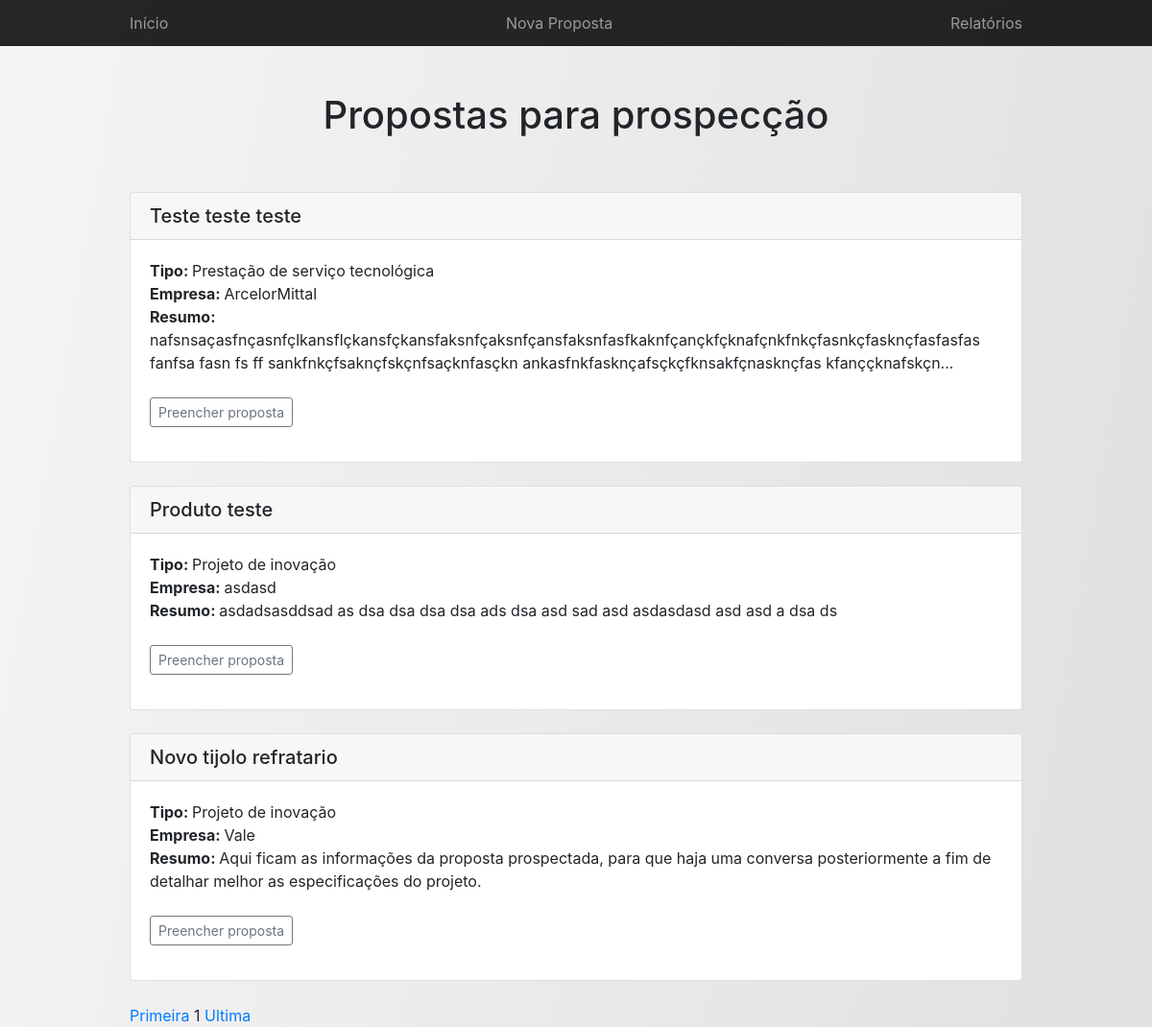
Page /spp_ifes/listar.php on the earlier database version.
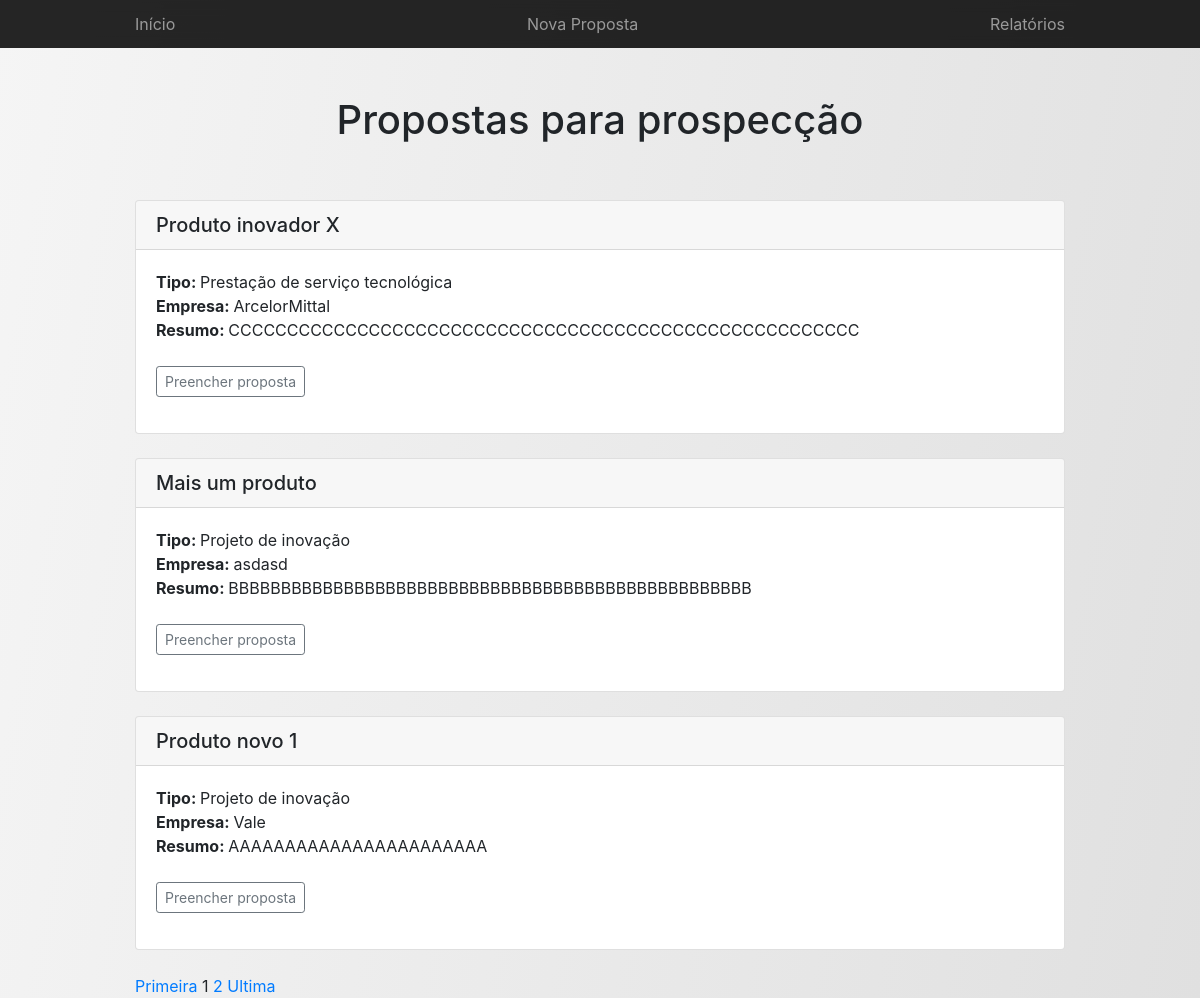
Same page on the later database version.
### tables this page shows
CREATE TABLE IF NOT EXISTS `proposta` (
  `id_proposta` int(11) NOT NULL AUTO_INCREMENT,
  `tipo_proposta` varchar(150) NOT NULL,
  `resumo_proposta` varchar(8000) NOT NULL,
  `fk_id_empresa` int(11) NOT NULL,
  `fk_id_pessoa` int(11) NOT NULL,
  `fk_id_produto` int(11) NOT NULL,
  `fk_id_projeto` int(11) NOT NULL,
  PRIMARY KEY (`id_proposta`),
  KEY `fk_id_empresa` (`fk_id_empresa`),
  KEY `fk_id_pessoa` (`fk_id_pessoa`),
  KEY `fk_id_produto` (`fk_id_produto`),
  KEY `fk_id_projeto` (`fk_id_projeto`)
);

CREATE TABLE IF NOT EXISTS `produto` (
  `id_produto` int(11) NOT NULL AUTO_INCREMENT,
  `nome_produto` varchar(450) NOT NULL,
  `justificativa` varchar(450) NOT NULL,
  PRIMARY KEY (`id_produto`)
);

CREATE TABLE IF NOT EXISTS `empresa` (
  `id_empresa` int(11) NOT NULL AUTO_INCREMENT,
  `nome_empresa` varchar(150) NOT NULL,
  `cnpj` varchar(150) NOT NULL,
  `tipo_empresa` varchar(150) NOT NULL,
  PRIMARY KEY (`id_empresa`)
);

### spp_ifes/funcoes.php (called while the page is built, shortened)
<?php
function connect()
{
    $servidor = "localhost";
    $usuario = "root";
    $senha = "";
    $dbname = "spp_ifes";
    $conn = mysqli_connect($servidor, $usuario, $senha, $dbname);
    return $conn;
}
function limita_caracteres($texto, $limite, $quebra = true){
   $tamanho = strlen($texto);
   if($tamanho <= $limite){
      $novo_texto = $texto;
   }else{
      if($quebra == true){
         $novo_texto = trim(substr($texto, 0, $limite))."...";
      }else{
         $ultimo_espaco = strrpos(substr($texto, 0, $limite), " ");
         $novo_texto = trim(substr($texto, 0, $ultimo_espaco))."...";
      }
   }
   return $novo_texto;
}
function getPropostas($inicio, $qnt_result_pg, $order){
    if($order == 0)
    {
        $result_proposta = "SELECT P.id_proposta, Prod.nome_produto, P.tipo_proposta, P.resumo_proposta, E.nome_empresa
        FROM proposta P
        INNER JOIN empresa E
        ON E.id_empresa = P.fk_id_empresa
        INNER JOIN produto Prod
        ON Prod.id_produto = P.fk_id_produto
        ORDER BY id_proposta
        LIMIT $inicio, $qnt_result_pg";
        $resultado_proposta = mysqli_query(connect(), $result_proposta);
    }
    else
    {
        $result_proposta = "SELECT P.id_proposta, Prod.nome_produto, P.tipo_proposta, P.resumo_proposta, E.nome_empresa
        FROM proposta P
        INNER JOIN empresa E
        ON E.id_empresa = P.fk_id_empresa
        INNER JOIN produto Prod
        ON Prod.id_produto = P.fk_id_produto
        ORDER BY id_proposta DESC
        LIMIT $inicio, $qnt_result_pg";
        $resultado_proposta = mysqli_query(connect(), $result_proposta);
    }
    return $resultado_proposta;
}
?>

### spp_ifes/exibir_listar.php (the view, shortened to what this page needs)
<?php
include_once("funcoes.php");
		$pagina_atual = filter_input(INPUT_GET,'pagina', FILTER_SANITIZE_NUMBER_INT);
		$pagina = (!empty($pagina_atual)) ? $pagina_atual : 1;
		$qnt_result_pg = 3;
		$inicio = ($qnt_result_pg * $pagina) - $qnt_result_pg;
		$order = 1;
		$result = getPropostas($inicio, $qnt_result_pg, $order);
		while($row = mysqli_fetch_assoc($result)){
			?>
			<div class="card mb-4">
			<h5 class="card-header"><?php echo "<b></b>" . utf8_encode($row['nome_produto']); ?></h5>
			<div class="card-body">
				<?php
					echo "<b>Tipo: </b>" . utf8_encode($row['tipo_proposta']) . "<br>";
					echo "<b>Empresa: </b>" . utf8_encode($row['nome_empresa']) . "<br>";
					echo "<b>Resumo: </b>" . utf8_encode(limita_caracteres($row['resumo_proposta'], 250)) . "<br><br>";
					echo "<p><a class='btn btn-sm btn-outline-secondary' href='edit_formulario.php?id=" . $row['id_proposta'] . "' role='button'>Preencher proposta</a></p>";
				?>
			</div>
			</div>
			<?php
		}
		$result_pg = "SELECT COUNT(id_proposta) AS num_result FROM proposta";
		$resultado_pg = mysqli_query(connect(), $result_pg);
		$row_pg = mysqli_fetch_assoc($resultado_pg);
		$quantidade_pg = ceil($row_pg['num_result'] / $qnt_result_pg);
		$max_links = 2;
		echo "<a href='listar.php?pagina=1'>Primeira</a> ";
		echo "$pagina ";
		for($pag_dep = $pagina + 1; $pag_dep <= $pagina + $max_links; $pag_dep++){
			if($pag_dep <= $quantidade_pg){
				echo "<a href='listar.php?pagina=$pag_dep'>$pag_dep</a> ";
			}
		}
		echo "<a href='listar.php?pagina=$quantidade_pg'>Ultima</a>";
		?>

### spp_ifes/listar.php (shortened to what this page needs)
<?php
include_once("funcoes.php");
?>
<!DOCTYPE html>
<html lang="pt-br">
	<head>
		<link rel="stylesheet" href="css/bootstrap.css" rel="stylesheet">
		<link href="css/product.css" rel="stylesheet">
	</head>
	<body id="grad1">
		<nav class="site-header sticky-top py-1">
			<div class="container d-flex flex-column flex-md-row justify-content-between">
				<a class="py-2 d-none d-md-inline-block" href="index.html">Início</a>
				<a class="py-2 d-none d-md-inline-block"href="cadastrar.php">Nova Proposta</a>
				<a class="py-2 d-none d-md-inline-block" href="#">Relatórios</a>
			</div>
		</nav>
		<div class="container">
			<div class="py-5 text-center">
				<h1>Propostas para prospecção</h1>
			</div>
				<?php
					include_once("exibir_listar.php")
				?>
		</div>
	</body>
</html>

### spp_ifes/css/product.css (style rules this page uses)
.container { max-width: 960px; }
.site-header { background-color: rgba(0, 0, 0, .85); -webkit-backdrop-filter: saturate(180%) blur(20px); backdrop-filter: saturate(180%) blur(20px); }
.site-header a { color: #999; transition: ease-in-out color .15s; }

### spp_ifes/listar.php (style rules this page uses)
#grad1 { height: 100%; background-color: #F5F5F5; background-image: linear-gradient(100deg,#F5F5F5,#E0E0E0); }

Differences in the rows shown:
no longer on this page (row unchanged): proposta: produto.nome_produto "Teste teste teste", tipo_proposta "Prestação de serviço tecnológica", empresa.nome_empresa "ArcelorMittal", resumo_proposta "nafsnsaçasfnçasnfçlkansflçkansfçkansfaksnfçaksnfçansfaksnfasfkaknfçançkfçknafçnkfnkçfasnkçfasknçfasfasfas fanfsa fasn fs ff sankfnkçfsaknçfskçnfsaçknfasçkn ankasfnkfasknçafsçkçfknsakfçnasknçfas kfanççknafskçn..."
no longer on this page (row unchanged): proposta: produto.nome_produto "Produto teste", tipo_proposta "Projeto de inovação", empresa.nome_empresa "asdasd", resumo_proposta "asdadsasddsad as dsa dsa dsa dsa ads dsa asd sad asd asdasdasd asd asd a dsa ds"
no longer on this page (row unchanged): proposta: produto.nome_produto "Novo tijolo refratario", tipo_proposta "Projeto de inovação", empresa.nome_empresa "Vale", resumo_proposta "Aqui ficam as informações da proposta prospectada, para que haja uma conversa posteriormente a fim de detalhar melhor as especificações do projeto."
added proposta: produto.nome_produto "Produto inovador X", tipo_proposta "Prestação de serviço tecnológica", empresa.nome_empresa "ArcelorMittal", resumo_proposta "CCCCCCCCCCCCCCCCCCCCCCCCCCCCCCCCCCCCCCCCCCCCCCCCCCCCCC"
added proposta: produto.nome_produto "Mais um produto", tipo_proposta "Projeto de inovação", empresa.nome_empresa "asdasd", resumo_proposta "BBBBBBBBBBBBBBBBBBBBBBBBBBBBBBBBBBBBBBBBBBBBBBBBBB"
added proposta: produto.nome_produto "Produto novo 1", tipo_proposta "Projeto de inovação", empresa.nome_empresa "Vale", resumo_proposta "AAAAAAAAAAAAAAAAAAAAAAA"
Other differences:
new list line: "2"
